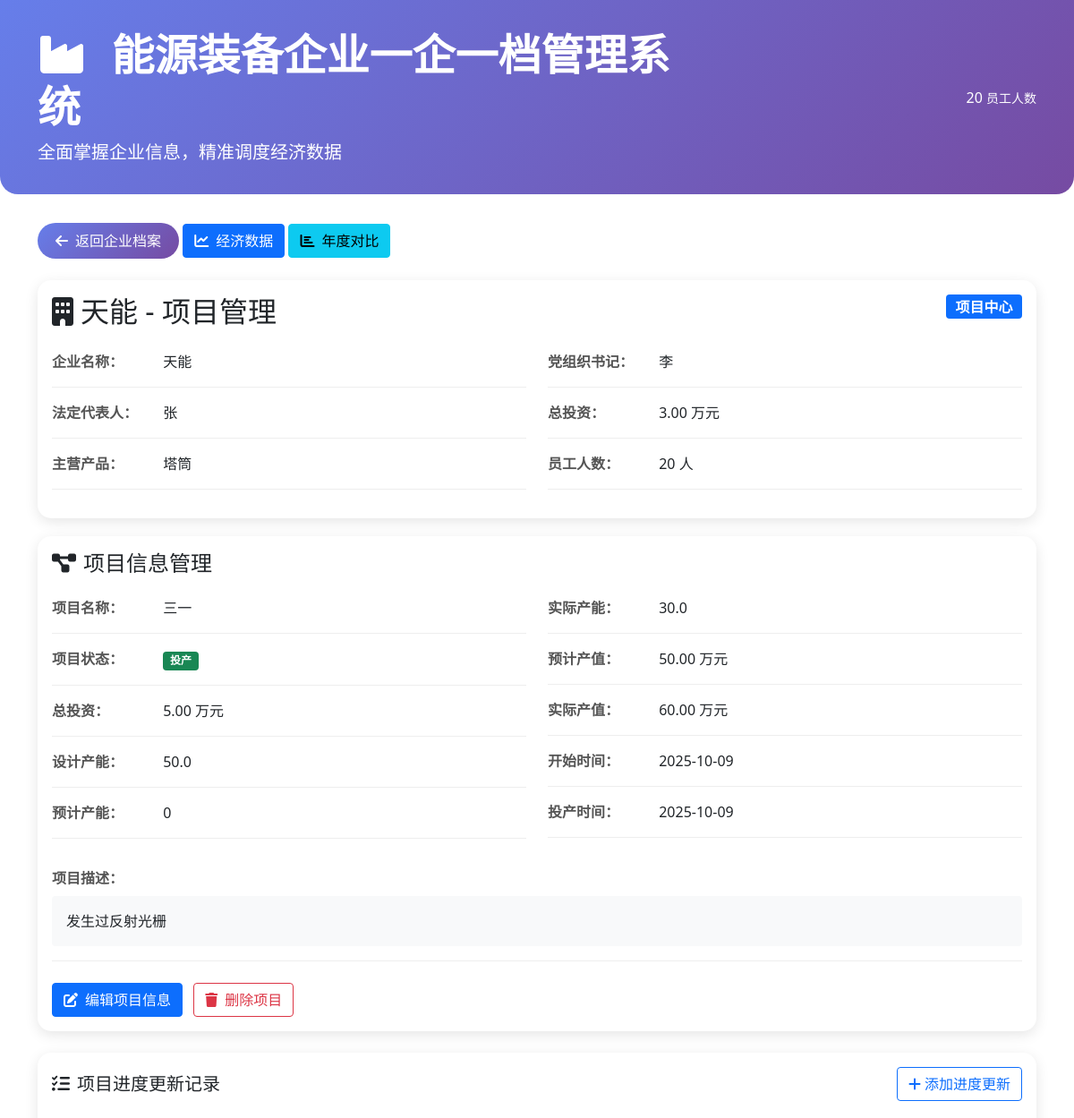
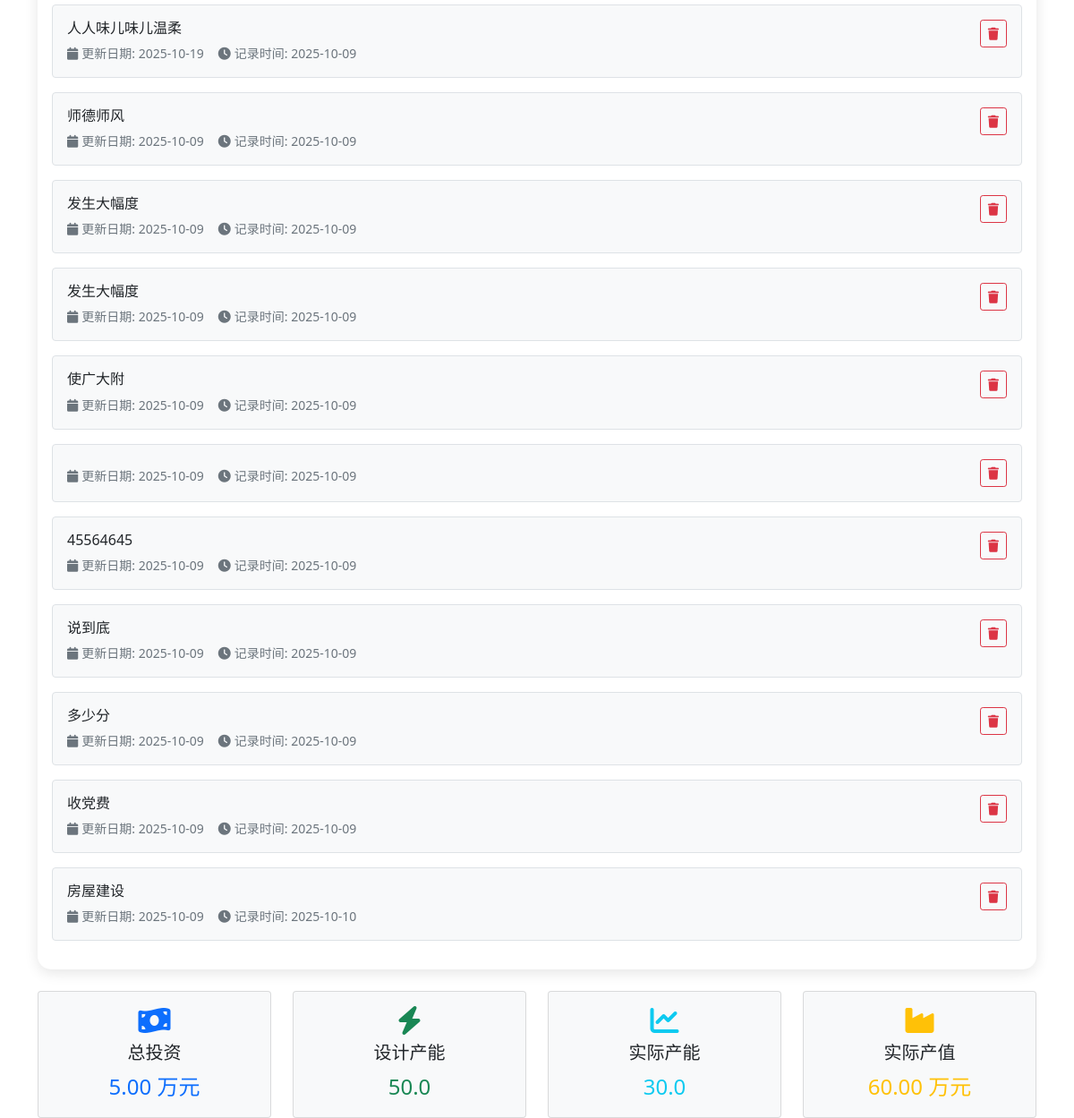
/company/4/project, run on the app's committed database (2 pictures, top to bottom).
### tables this page shows
CREATE TABLE companies (
            id INTEGER PRIMARY KEY AUTOINCREMENT,
            name TEXT NOT NULL,
            legal_person TEXT,
            main_products TEXT,
            product_model TEXT,
            party_secretary TEXT,
            total_investment REAL DEFAULT 0,
            employee_count INTEGER DEFAULT 0,
            register_date TEXT,
            completion_date TEXT,
            created_date TIMESTAMP DEFAULT CURRENT_TIMESTAMP
        );

CREATE TABLE projects (
            id INTEGER PRIMARY KEY AUTOINCREMENT,
            company_id INTEGER,
            project_name TEXT,
            project_description TEXT,
            total_investment REAL DEFAULT 0,
            design_capacity REAL DEFAULT 0,
            expected_capacity REAL DEFAULT 0,
            actual_capacity REAL DEFAULT 0,
            expected_output REAL DEFAULT 0,
            actual_output REAL DEFAULT 0,
            project_status TEXT,  -- '在建', '投产', '规划中'
            start_date TEXT,
            production_date TEXT,
            created_date TIMESTAMP DEFAULT CURRENT_TIMESTAMP,
            FOREIGN KEY (company_id) REFERENCES companies (id)
        );

CREATE TABLE progress_updates (
            id INTEGER PRIMARY KEY AUTOINCREMENT,
            project_id INTEGER,
            progress_content TEXT,
            update_date TEXT,
            created_date TIMESTAMP DEFAULT CURRENT_TIMESTAMP,
            FOREIGN KEY (project_id) REFERENCES projects (id)
        );

### app.py (the view)
@app.route('/company/<int:company_id>/project')
def project_info(company_id):
    conn = get_db_connection()
    company = conn.execute('SELECT * FROM companies WHERE id = ?', (company_id,)).fetchone()
    project = conn.execute('SELECT * FROM projects WHERE company_id = ?', (company_id,)).fetchone()
    progress_updates = []
    if project:
        progress_updates = conn.execute('''
            SELECT * FROM progress_updates
            WHERE project_id = ?
            ORDER BY update_date DESC
        ''', (project['id'],)).fetchall()
    conn.close()
    return render_template('project_info.html',
                         company=company,
                         project=project,
                         progress_updates=progress_updates,
                         current_year=2025)

### app.py (called while the page is built)
@app.context_processor
def utility_processor():
    def get_data_type_name(data_type):
        names = {
            'output': '产值',
            'capacity': '产能',
            'tax': '税收',
            'investment': '固定投资',
            'added_value': '增加值'
        }
        return names.get(data_type, '数据')
    def get_data_type_unit(data_type):
        units = {
            'output': '万元',
            'capacity': '',
            'tax': '万元',
            'investment': '万元',
            'added_value': '万元'
        }
        return units.get(data_type, '')
    return dict(get_data_type_name=get_data_type_name, get_data_type_unit=get_data_type_unit)

@app.after_request
def after_request(response):
    response.headers['Content-Type'] = 'text/html; charset=utf-8'
    return response

def get_db_connection():
    conn = sqlite3.connect('enterprise.db')
    conn.row_factory = sqlite3.Row
    return conn

### templates/project_info.html (shortened to what this page needs)
<!DOCTYPE html>
<html lang="zh-CN">
<head>
    <link href="https://cdn.jsdelivr.net/npm/bootstrap@5.1.3/dist/css/bootstrap.min.css" rel="stylesheet">
    <link rel="stylesheet" href="https://cdnjs.cloudflare.com/ajax/libs/font-awesome/6.0.0/css/all.min.css">
</head>
<body>
    <div class="header-bg">
        <div class="container">
            <div class="row align-items-center">
                <div class="col-md-8">
                    <h1 class="display-5 fw-bold">
                        <i class="fas fa-industry me-3"></i>
                        能源装备企业一企一档管理系统
                    </h1>
                    <p class="lead mb-0">全面掌握企业信息，精准调度经济数据</p>
                </div>
                <div class="col-md-4 text-end">
                    <span class="stats-number">{{ company.employee_count or 0 }}</span>
                    <small>员工人数</small>
                </div>
            </div>
        </div>
    </div>
    <div class="container">
        <div class="row mb-4">
            <div class="col-12">
                <div class="action-buttons">
                    <a href="/company/{{ company.id }}" class="btn back-btn">
                        <i class="fas fa-arrow-left me-2"></i>返回企业档案
                    </a>
                    <a href="/company/{{ company.id }}/economic" class="btn btn-primary">
                        <i class="fas fa-chart-line me-2"></i>经济数据
                    </a>
                    <a href="/company/{{ company.id }}/annual_comparison" class="btn btn-info">
                        <i class="fas fa-chart-bar me-2"></i>年度对比
                    </a>
                </div>
            </div>
        </div>
        <div class="row">
            <div class="col-12">
                <div class="card company-card">
                    <div class="card-body">
                        <div class="d-flex justify-content-between align-items-start mb-3">
                            <h2 class="card-title">
                                <i class="fas fa-building me-2"></i>{{ company.name }} - 项目管理
                            </h2>
                            <span class="badge bg-primary fs-6">项目中心</span>
                        </div>
                        <div class="row">
                            <div class="col-md-6">
                                <div class="info-row">
                                    <span class="info-label">企业名称：</span> {{ company.name }}
                                </div>
                                <div class="info-row">
                                    <span class="info-label">法定代表人：</span> {{ company.legal_person or '未填写' }}
                                </div>
                                <div class="info-row">
                                    <span class="info-label">主营产品：</span> {{ company.main_products or '未填写' }}
                                </div>
                            </div>
                            <div class="col-md-6">
                                <div class="info-row">
                                    <span class="info-label">党组织书记：</span> {{ company.party_secretary or '未填写' }}
                                </div>
                                <div class="info-row">
                                    <span class="info-label">总投资：</span> {{ "%.2f"|format(company.total_investment) if company.total_investment else '0' }} 万元
                                </div>
                                <div class="info-row">
                                    <span class="info-label">员工人数：</span> {{ company.employee_count or '0' }} 人
                                </div>
                            </div>
                        </div>
                    </div>
                </div>
            </div>
        </div>
        <div class="card company-card">
            <div class="card-body">
                <h4 class="card-title mb-4">
                    <i class="fas fa-project-diagram me-2"></i>项目信息管理
                </h4>
                {% if project %}
                <div class="row">
                    <div class="col-md-6">
                        <div class="info-row">
                            <span class="info-label">项目名称：</span> {{ project.project_name or '未填写' }}
                        </div>
                        <div class="info-row">
                            <span class="info-label">项目状态：</span>
                            {% if project.project_status == '规划中' %}
                                <span class="badge badge-status-planning">规划中</span>
                            {% elif project.project_status == '在建' %}
                                <span class="badge badge-status-building">在建</span>
                            {% elif project.project_status == '投产' %}
                                <span class="badge badge-status-production">投产</span>
                            {% elif project.project_status == '暂停' %}
                                <span class="badge badge-status-paused">暂停</span>
                            {% elif project.project_status == '已完成' %}
                                <span class="badge badge-status-completed">已完成</span>
                            {% else %}
                                <span class="badge bg-secondary">未设置</span>
                            {% endif %}
                        </div>
                        <div class="info-row">
                            <span class="info-label">总投资：</span> {{ "%.2f"|format(project.total_investment) if project.total_investment else '0' }} 万元
                        </div>
                        <div class="info-row">
                            <span class="info-label">设计产能：</span> {{ project.design_capacity or '0' }}
                        </div>
                        <div class="info-row">
                            <span class="info-label">预计产能：</span> {{ project.expected_capacity or '0' }}
                        </div>
                    </div>
                    <div class="col-md-6">
                        <div class="info-row">
                            <span class="info-label">实际产能：</span> {{ project.actual_capacity or '0' }}
                        </div>
                        <div class="info-row">
                            <span class="info-label">预计产值：</span> {{ "%.2f"|format(project.expected_output) if project.expected_output else '0' }} 万元
                        </div>
                        <div class="info-row">
                            <span class="info-label">实际产值：</span> {{ "%.2f"|format(project.actual_output) if project.actual_output else '0' }} 万元
                        </div>
                        <div class="info-row">
                            <span class="info-label">开始时间：</span> {{ project.start_date or '未设置' }}
                        </div>
                        <div class="info-row">
                            <span class="info-label">投产时间：</span> {{ project.production_date or '未设置' }}
                        </div>
                    </div>
                </div>
                <div class="info-row mt-3">
                    <span class="info-label">项目描述：</span>
                    <div class="mt-2 p-3 bg-light rounded">{{ project.project_description or '暂无描述' }}</div>
                </div>
                <div class="mt-4">
                    <button class="btn btn-primary me-2" data-bs-toggle="modal" data-bs-target="#editProjectModal">
                        <i class="fas fa-edit me-2"></i>编辑项目信息
                    </button>
                    <button class="btn btn-outline-danger" onclick="deleteProject({{ project.id }})">
                        <i class="fas fa-trash me-2"></i>删除项目
                    </button>
                </div>
                {% endif %}
            </div>
        </div>
        {% if project %}
        <div class="card company-card mt-4">
            <div class="card-body">
                <div class="d-flex justify-content-between align-items-center mb-4">
                    <h5 class="card-title mb-0">
                        <i class="fas fa-tasks me-2"></i>项目进度更新记录
                    </h5>
                    <button class="btn btn-outline-primary" data-bs-toggle="modal" data-bs-target="#addProgressModal">
                        <i class="fas fa-plus me-1"></i>添加进度更新
                    </button>
                </div>
                {% if progress_updates %}
                <div class="progress-updates">
                    {% for progress in progress_updates %}
                    <div class="progress-item mb-3 p-3 border rounded">
                        <div class="d-flex justify-content-between align-items-start">
                            <div class="flex-grow-1">
                                <h6 class="mb-2">{{ progress.progress_content }}</h6>
                                <div class="d-flex">
                                    <small class="text-muted me-3">
                                        <i class="fas fa-calendar me-1"></i>更新日期: {{ progress.update_date }}
                                    </small>
                                    <small class="text-muted">
                                        <i class="fas fa-clock me-1"></i>记录时间: {{ progress.created_date[:10] }}
                                    </small>
                                </div>
                            </div>
                            <button class="btn btn-sm btn-outline-danger" onclick="deleteProgress({{ progress.id }})">
                                <i class="fas fa-trash"></i>
                            </button>
                        </div>
                    </div>
                    {% endfor %}
                </div>
                {% else %}
                <div class="text-center py-4">
                    <i class="fas fa-clipboard-list fa-2x text-muted mb-3"></i>
                    <p class="text-muted">暂无进度更新记录</p>
                    <p class="text-muted small">点击"添加进度更新"按钮来记录项目进展</p>
                </div>
                {% endif %}
            </div>
        </div>
        {% endif %}
        {% if project %}
        <div class="row mt-4">
            <div class="col-md-3">
                <div class="card text-center bg-light">
                    <div class="card-body">
                        <i class="fas fa-money-bill-wave fa-2x text-primary mb-2"></i>
                        <h5 class="card-title">总投资</h5>
                        <p class="card-text fs-4 text-primary">{{ "%.2f"|format(project.total_investment) if project.total_investment else '0' }} 万元</p>
                    </div>
                </div>
            </div>
            <div class="col-md-3">
                <div class="card text-center bg-light">
                    <div class="card-body">
                        <i class="fas fa-bolt fa-2x text-success mb-2"></i>
                        <h5 class="card-title">设计产能</h5>
                        <p class="card-text fs-4 text-success">{{ project.design_capacity or '0' }}</p>
                    </div>
                </div>
            </div>
            <div class="col-md-3">
                <div class="card text-center bg-light">
                    <div class="card-body">
                        <i class="fas fa-chart-line fa-2x text-info mb-2"></i>
                        <h5 class="card-title">实际产能</h5>
                        <p class="card-text fs-4 text-info">{{ project.actual_capacity or '0' }}</p>
                    </div>
                </div>
            </div>
            <div class="col-md-3">
                <div class="card text-center bg-light">
                    <div class="card-body">
                        <i class="fas fa-industry fa-2x text-warning mb-2"></i>
                        <h5 class="card-title">实际产值</h5>
                        <p class="card-text fs-4 text-warning">{{ "%.2f"|format(project.actual_output) if project.actual_output else '0' }} 万元</p>
                    </div>
                </div>
            </div>
        </div>
        {% endif %}
    </div>
</body>
</html>
</html>

### templates/project_info.html (style rules this page uses)
.header-bg { background: linear-gradient(135deg, #667eea 0%, #764ba2 100%); color: white; padding: 2rem 0; margin-bottom: 2rem; border-radius: 0 0 20px 20px; }
.company-card { border: none; border-radius: 15px; box-shadow: 0 4px 15px rgba(0,0,0,0.1); transition: transform 0.3s ease; margin-bottom: 20px; }
.info-label { font-weight: bold; color: #555; min-width: 120px; display: inline-block; }
.info-row { margin-bottom: 1rem; padding-bottom: 1rem; border-bottom: 1px solid #eee; }
.back-btn { background: linear-gradient(135deg, #667eea 0%, #764ba2 100%); border: none; color: white; border-radius: 25px; padding: 8px 20px; }
.progress-item { background: #f8f9fa; border-left: 4px solid #667eea; }
.badge-status-production { background-color: #198754; }

### data on the page
companies: employee_count "20", name "天能", legal_person "张", main_products "塔筒", party_secretary "李", total_investment "3.00"
projects: project_name "三一", total_investment "5.00", design_capacity "50.0", expected_capacity "0", actual_capacity "30.0", expected_output "50.00", actual_output "60.00", start_date "2025-10-09", production_date "2025-10-09", project_description "发生过反射光栅"
progress_updates: progress_content "人人味儿味儿温柔", update_date "2025-10-19", created_date "2025-10-09"
progress_updates: progress_content "师德师风", update_date "2025-10-09", created_date "2025-10-09"
progress_updates: progress_content "发生大幅度", update_date "2025-10-09", created_date "2025-10-09"
progress_updates: progress_content "发生大幅度", update_date "2025-10-09", created_date "2025-10-09"
progress_updates: progress_content "使广大附", update_date "2025-10-09", created_date "2025-10-09"
progress_updates: update_date "2025-10-09", created_date "2025-10-09"
progress_updates: progress_content "45564645", update_date "2025-10-09", created_date "2025-10-09"
progress_updates: progress_content "说到底", update_date "2025-10-09", created_date "2025-10-09"
progress_updates: progress_content "多少分", update_date "2025-10-09", created_date "2025-10-09"
progress_updates: progress_content "收党费", update_date "2025-10-09", created_date "2025-10-09"
progress_updates: progress_content "房屋建设", update_date "2025-10-09", created_date "2025-10-10"
